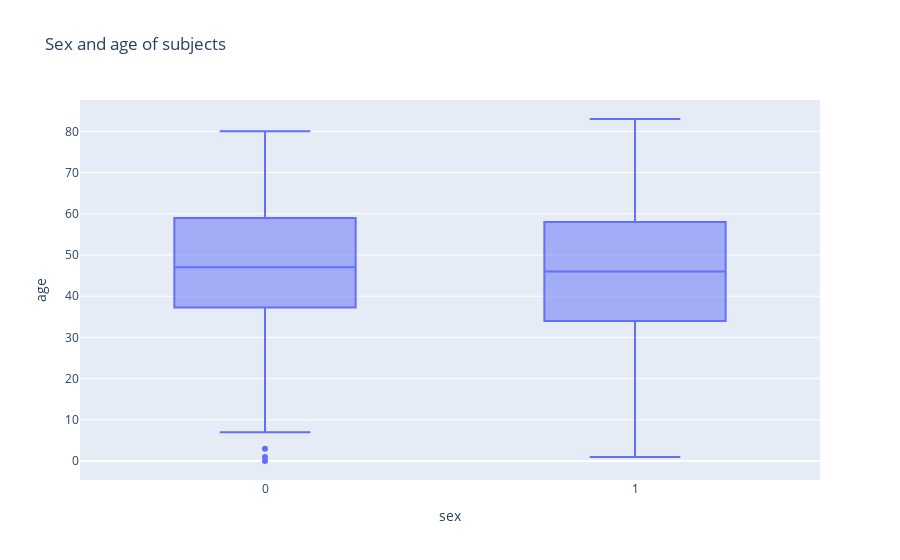

Write notebook code for a chart like this one.
### Code cell
px.box(data[['age','sex']], x='sex', y='age', title='Sex and age of subjects')

### Figure 1 — Plotly figure (JSON) as saved in the notebook; plotly's stock layout.template omitted (floating-point values rounded to 4 significant figures; data arrays with more than 128 entries replaced by an {"elided": "..."} marker saying what was removed)
{"data": [{"alignmentgroup": "True", "hovertemplate": "sex=%{x}<br>age=%{y}<extra></extra>", "legendgroup": "", "marker": {"color": "#636efa"}, "name": "", "notched": false, "offsetgroup": "", "orientation": "v", "showlegend": false, "type": "box", "x": {"elided": "452 int values"}, "x0": " ", "xaxis": "x", "y": {"elided": "452 int values"}, "y0": " ", "yaxis": "y"}], "layout": {"boxmode": "group", "legend": {"tracegroupgap": 0}, "title": {"text": "Sex and age of subjects"}, "xaxis": {"anchor": "y", "domain": [0, 1], "title": {"text": "sex"}}, "yaxis": {"anchor": "x", "domain": [0, 1], "title": {"text": "age"}}}}
